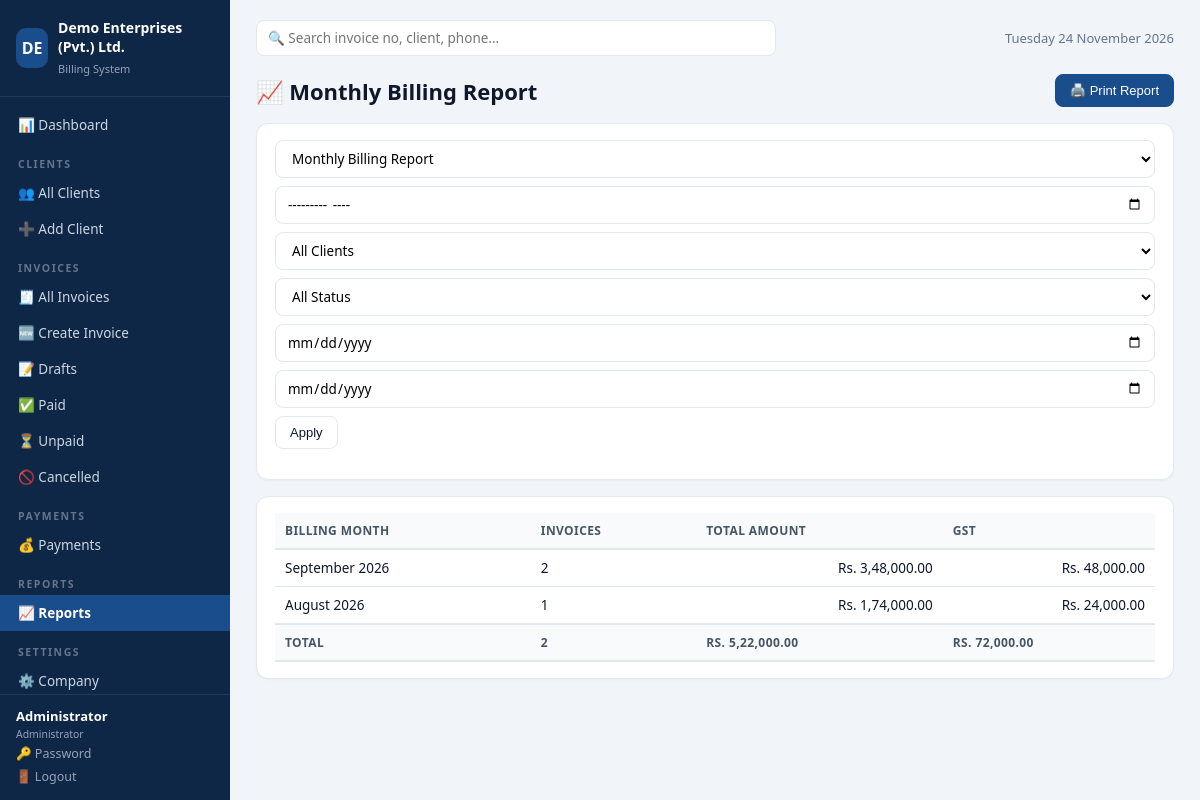
The app's page /reports (signed in) with its own data.
### tables this page shows
CREATE TABLE company_settings (
    id                    INTEGER PRIMARY KEY CHECK (id = 1),
    company_name          TEXT NOT NULL DEFAULT 'Your Company (Pvt.) Ltd.',
    logo_path             TEXT,
    address               TEXT NOT NULL DEFAULT '',
    phone                 TEXT NOT NULL DEFAULT '',
    email                 TEXT NOT NULL DEFAULT '',
    ntn                   TEXT NOT NULL DEFAULT '',
    strn                  TEXT NOT NULL DEFAULT '',
    bank_name             TEXT NOT NULL DEFAULT '',
    account_title         TEXT NOT NULL DEFAULT '',
    account_number        TEXT NOT NULL DEFAULT '',
    iban                  TEXT NOT NULL DEFAULT '',
    gst_percent           REAL NOT NULL DEFAULT 0,
    invoice_prefix        TEXT NOT NULL DEFAULT 'CC',
    invoice_start_number  INTEGER NOT NULL DEFAULT 1,
    authorized_signatory  TEXT NOT NULL DEFAULT '',
    signature_path        TEXT,
    invoice_footer        TEXT NOT NULL DEFAULT '',
    updated_at            TEXT NOT NULL DEFAULT (datetime('now', 'localtime'))
);

CREATE TABLE users (
    id            INTEGER PRIMARY KEY AUTOINCREMENT,
    username      TEXT NOT NULL UNIQUE,
    password_hash TEXT NOT NULL,
    full_name     TEXT NOT NULL,
    role          TEXT NOT NULL DEFAULT 'viewer'
                  CHECK (role IN ('admin', 'billing_officer', 'viewer')),
    is_active     INTEGER NOT NULL DEFAULT 1,
    created_at    TEXT NOT NULL DEFAULT (datetime('now', 'localtime')),
    updated_at    TEXT NOT NULL DEFAULT (datetime('now', 'localtime'))
);

### reports.py (the view, shortened to what this page needs)
@bp.route('/reports')
@login_required
def reports():
    rtype = request.args.get('type', 'monthly')
    if rtype not in REPORT_TYPES:
        rtype = 'monthly'
    month = request.args.get('month', '').strip()
    client_id = request.args.get('client_id', '').strip()
    status = request.args.get('status', '').strip()
    date_from = request.args.get('from', '').strip()
    date_to = request.args.get('to', '').strip()
    with get_db() as conn:
        clients = conn.execute(
            'SELECT id, client_name FROM clients WHERE is_deleted = 0 ORDER BY client_name').fetchall()
        where = ' WHERE i.is_deleted = 0 AND i.status != "cancelled" AND i.status != "draft"'
        args = []
        if month:
            where += ' AND i.billing_month = ?'
            args.append(month)
        if client_id.isdigit():
            where += ' AND i.client_id = ?'
            args.append(int(client_id))
        if status in ('issued', 'partially_paid', 'paid', 'overdue'):
            where += ' AND i.status = ?'
            args.append(status)
        if date_from:
            where += ' AND i.invoice_date >= ?'
            args.append(date_from)
        if date_to:
            where += ' AND i.invoice_date <= ?'
            args.append(date_to)
        rows, grand_total, grand_gst = [], 0, 0
        title = REPORT_TYPES[rtype]
        if rtype == 'monthly':
            rows = conn.execute(
                f'SELECT billing_month, COUNT(*) AS invoices, '
                f'COALESCE(SUM(total_amount),0) AS total, COALESCE(SUM(gst_amount),0) AS gst '
                f'FROM invoices i{where} GROUP BY billing_month ORDER BY billing_month DESC',
                args).fetchall()
            grand_total = sum(r['total'] for r in rows)
            grand_gst = sum(r['gst'] for r in rows)
    return render_template('reports/reports.html', rtype=rtype, title=title,
                           rows=rows, clients=clients, month=month, client_id=client_id,
                           status=status, date_from=date_from, date_to=date_to,
                           grand_total=grand_total, grand_gst=grand_gst,
                           format_pkr=utils.format_pkr, month_label=utils.month_label,
                           effective_status=utils.effective_status, REPORT_TYPES=REPORT_TYPES)

### app.py (called while the page is built)
@app.context_processor
def inject_globals():
    settings = {}
    try:
        with get_db() as conn:
            row = conn.execute('SELECT * FROM company_settings WHERE id = 1').fetchone()
            settings = dict(row) if row else {}
    except Exception:
        pass
    return dict(ROLES=ROLES, can_edit=can_edit(), settings=settings)

### db.py (called while the page is built)
def get_db():
    conn = sqlite3.connect(DB_PATH)
    conn.row_factory = sqlite3.Row
    conn.execute('PRAGMA foreign_keys = ON')
    conn.execute('PRAGMA busy_timeout = 5000')  # multi-worker SQLite safety
    return conn

### utils.py (called while the page is built)
def format_pkr(amount):
    try:
        amount = round(float(amount or 0), 2)
    except (TypeError, ValueError):
        amount = 0.0
    negative = amount < 0
    amount = abs(amount)
    rupees = int(amount)
    paise = int(round((amount - rupees) * 100))
    if paise == 100:
        rupees += 1
        paise = 0
    s = str(rupees)
    if len(s) > 3:
        head, tail = s[:-3], s[-3:]
        groups = []
        while len(head) > 2:
            groups.insert(0, head[-2:])
            head = head[:-2]
        if head:
            groups.insert(0, head)
        s = ','.join(groups + [tail])
    result = 'Rs. ' + s + (f'.{paise:02d}' if paise else '.00')
    return ('-' + result) if negative else result

def month_label(month_str):
    try:
        return datetime.strptime(month_str, '%Y-%m').strftime('%B %Y')
    except (TypeError, ValueError):
        return month_str or ''

### templates/reports/reports.html (shortened to what this page needs)
{% extends 'base.html' %}
{% block content %}
<div class="page-head">
  <h1>📈 {{ title }}</h1>
  <button class="btn btn-primary" onclick="window.print()">🖨️ Print Report</button>
</div>
<div class="card">
  <form method="get" class="filters">
    <select name="type">
      {% for key, label in REPORT_TYPES.items() %}
      <option value="{{ key }}" {{ 'selected' if rtype == key }}>{{ label }}</option>
      {% endfor %}
    </select>
    <input type="month" name="month" value="{{ month }}">
    <select name="client_id">
      <option value="">All Clients</option>
    </select>
    <select name="status">
      <option value="">All Status</option>
    </select>
    <input type="date" name="from" value="{{ date_from }}" title="From">
    <input type="date" name="to" value="{{ date_to }}" title="To">
    <button class="btn">Apply</button>
  </form>
</div>
<div class="card report-body">
  <table class="table">
    {% if rtype == 'monthly' or rtype == 'gst' %}
    <thead><tr><th>Billing Month</th><th>Invoices</th><th>Total Amount</th><th>GST</th></tr></thead>
    <tbody>
      {% for r in rows %}
      <tr>
        <td>{{ month_label(r.billing_month) }}</td>
        <td>{{ r.invoices }}</td>
        <td class="num">{{ format_pkr(r.total) }}</td>
        <td class="num">{{ format_pkr(r.gst) }}</td>
      </tr>
      {% else %}<tr><td colspan="4" class="empty">No data.</td></tr>{% endfor %}
    </tbody>
    <tfoot><tr><th>Total</th><th>{{ rows|length }}</th><th class="num">{{ format_pkr(grand_total) }}</th><th class="num">{{ format_pkr(grand_gst) }}</th></tr></tfoot>
    {% endif %}
  </table>
</div>
{% endblock %}

### templates/base.html (shortened to what this page needs)
<!DOCTYPE html>
<html lang="en">
<head>
<link rel="stylesheet" href="{{ url_for('static', filename='style.css') }}">
</head>
<body>
<aside class="sidebar">
  <div class="brand">
    <span class="brand-logo">{{ (settings.company_name or 'BI')[:2]|upper }}</span>
    <div class="brand-text">
      <strong>{{ settings.company_name or 'Billing System' }}</strong>
      <small>Billing System</small>
    </div>
  </div>
  <nav>
    <a href="{{ url_for('dashboard') }}" class="{{ 'active' if request.path == '/' }}">📊 Dashboard</a>
    <div class="nav-group">CLIENTS</div>
    <a href="{{ url_for('clients.client_list') }}" class="{{ 'active' if request.path.startswith('/clients') and '/clients/add' not in request.path }}">👥 All Clients</a>
    {% if can_edit %}<a href="{{ url_for('clients.client_add') }}" class="{{ 'active' if request.path == '/clients/add' }}">➕ Add Client</a>{% endif %}
    <div class="nav-group">INVOICES</div>
    <a href="{{ url_for('invoices.invoice_list') }}" class="{{ 'active' if request.path == '/invoices' }}">🧾 All Invoices</a>
    {% if can_edit %}<a href="{{ url_for('invoices.invoice_new') }}" class="{{ 'active' if request.path == '/invoices/new' }}">🆕 Create Invoice</a>{% endif %}
    <a href="{{ url_for('invoices.invoice_list', status='draft') }}">📝 Drafts</a>
    <a href="{{ url_for('invoices.invoice_list', status='paid') }}">✅ Paid</a>
    <a href="{{ url_for('invoices.invoice_list', status='issued') }}">⏳ Unpaid</a>
    <a href="{{ url_for('invoices.invoice_list', status='cancelled') }}">🚫 Cancelled</a>
    <div class="nav-group">PAYMENTS</div>
    <a href="{{ url_for('invoices.payment_list') }}">💰 Payments</a>
    <div class="nav-group">REPORTS</div>
    <a href="{{ url_for('reports.reports', type='monthly') }}" class="{{ 'active' if request.path.startswith('/reports') }}">📈 Reports</a>
    {% if session.user.role == 'admin' %}
    <div class="nav-group">SETTINGS</div>
    <a href="{{ url_for('settings.settings_page') }}" class="{{ 'active' if request.path == '/settings' }}">⚙️ Company</a>
    {% endif %}
  </nav>
  <div class="sidebar-foot">
    <div class="user-chip">
      <strong>{{ session.user.full_name }}</strong>
      <small>{{ ROLES[session.user.role] }}</small>
    </div>
    <a href="{{ url_for('change_password') }}">🔑 Password</a>
    <a href="{{ url_for('logout') }}">🚪 Logout</a>
  </div>
</aside>
<main class="main">
  <header class="topbar">
    <form action="{{ url_for('invoices.invoice_list') }}" method="get" class="quick-search">
      <input type="search" name="q" placeholder="🔍 Search invoice no, client, phone..." value="{{ request.args.get('q','') }}">
    </form>
    <span class="topbar-date" id="today-label"></span>
  </header>
  {% block content %}{% endblock %}
</main>
</body>
</html>

### static/style.css (style rules this page uses)
* { box-sizing: border-box; margin: 0; padding: 0; }
:root { --primary: #1a4d8c; --primary-dark: #123a68; --bg: #f1f5f9; --card: #ffffff; --text: #0f172a; --muted: #64748b; --border: #e2e8f0; --good: #15803d; --warn: #b45309; --bad: #b91c1c; }
body { font-family: 'Segoe UI', Arial, sans-serif; background: var(--bg); color: var(--text); display: flex; min-height: 100vh; }
a { color: var(--primary); text-decoration: none; }
.sidebar { width: 230px; background: #0f2747; color: #cbd5e1; display: flex; flex-direction: column; position: fixed; top: 0; bottom: 0; left: 0; }
.brand { display: flex; align-items: center; gap: 10px; padding: 18px 16px; border-bottom: 1px solid #1e3a5f; }
.brand-logo { width: 40px; height: 40px; border-radius: 10px; background: var(--primary); color: #fff; display: flex; align-items: center; justify-content: center; font-weight: 800; font-size: 16px; }
.brand-text strong { display: block; color: #fff; font-size: 14px; }
.brand-text small { color: #94a3b8; font-size: 11px; }
.sidebar nav { flex: 1; overflow-y: auto; padding: 10px 0; }
.sidebar nav a { display: block; padding: 9px 18px; color: #cbd5e1; font-size: 13.5px; }
.sidebar nav a.active { background: var(--primary); color: #fff; font-weight: 600; }
.nav-group { padding: 14px 18px 4px; font-size: 10.5px; letter-spacing: 1.5px; color: #64748b; font-weight: 700; }
.sidebar-foot { border-top: 1px solid #1e3a5f; padding: 12px 16px; font-size: 12.5px; }
.sidebar-foot a { display: block; color: #94a3b8; padding: 3px 0; }
.user-chip strong { display: block; color: #fff; font-size: 13px; }
.user-chip small { color: #94a3b8; }
.main { margin-left: 230px; flex: 1; padding: 20px 26px 50px; }
.topbar { display: flex; justify-content: space-between; align-items: center; margin-bottom: 18px; gap: 14px; }
.quick-search { flex: 1; max-width: 520px; }
.quick-search input, .filters input, .filters select { padding: 8px 12px; border: 1px solid var(--border); border-radius: 8px; font-size: 13.5px; }
.quick-search input { width: 100%; }
.topbar-date { color: var(--muted); font-size: 13px; }
.page-head { display: flex; justify-content: space-between; align-items: center; margin-bottom: 16px; flex-wrap: wrap; gap: 10px; }
h1 { font-size: 22px; }
.card { background: var(--card); border: 1px solid var(--border); border-radius: 12px; padding: 16px 18px; margin-bottom: 16px; box-shadow: 0 1px 2px rgba(15,23,42,.04); }
input[type=text], input[type=number], input[type=date], input[type=month], input[type=email], input[type=password], input[type=search], input[type=file], select, textarea { width: 100%; padding: 8px 11px; border: 1px solid var(--border); border-radius: 8px; font-size: 13.5px; font-family: inherit; background: #fff; }
.filters { display: flex; gap: 8px; flex-wrap: wrap; align-items: center; margin-bottom: 14px; }
.btn { display: inline-block; padding: 8px 14px; border: 1px solid var(--border); border-radius: 8px; background: #fff; color: var(--text); font-size: 13px; cursor: pointer; }
.btn-primary { background: var(--primary); border-color: var(--primary); color: #fff; }
.table { width: 100%; border-collapse: collapse; font-size: 13.5px; }
.table th { text-align: left; padding: 9px 10px; background: #f8fafc; border-bottom: 2px solid var(--border); color: #475569; font-size: 12px; text-transform: uppercase; letter-spacing: .4px; }
.table td { padding: 9px 10px; border-bottom: 1px solid var(--border); }
.table tfoot th { padding: 9px 10px; background: #f8fafc; border-top: 2px solid var(--border); }
.num { text-align: right; font-variant-numeric: tabular-nums; }
.report-body { overflow-x: auto; }

### records on screen
company_settings: company_name "DE", company_name "Demo Enterprises (Pvt.) Ltd."
users: user.full_name "Administrator", role "Administrator"

### other values on screen
{{ title }} "Monthly Billing Report"
{{ month_label(r.billing_month) }} "September 2026" "August 2026"
{{ r.invoices }} "2" "1"
{{ rows|length }} "2"
form field type "Monthly Billing Report"
